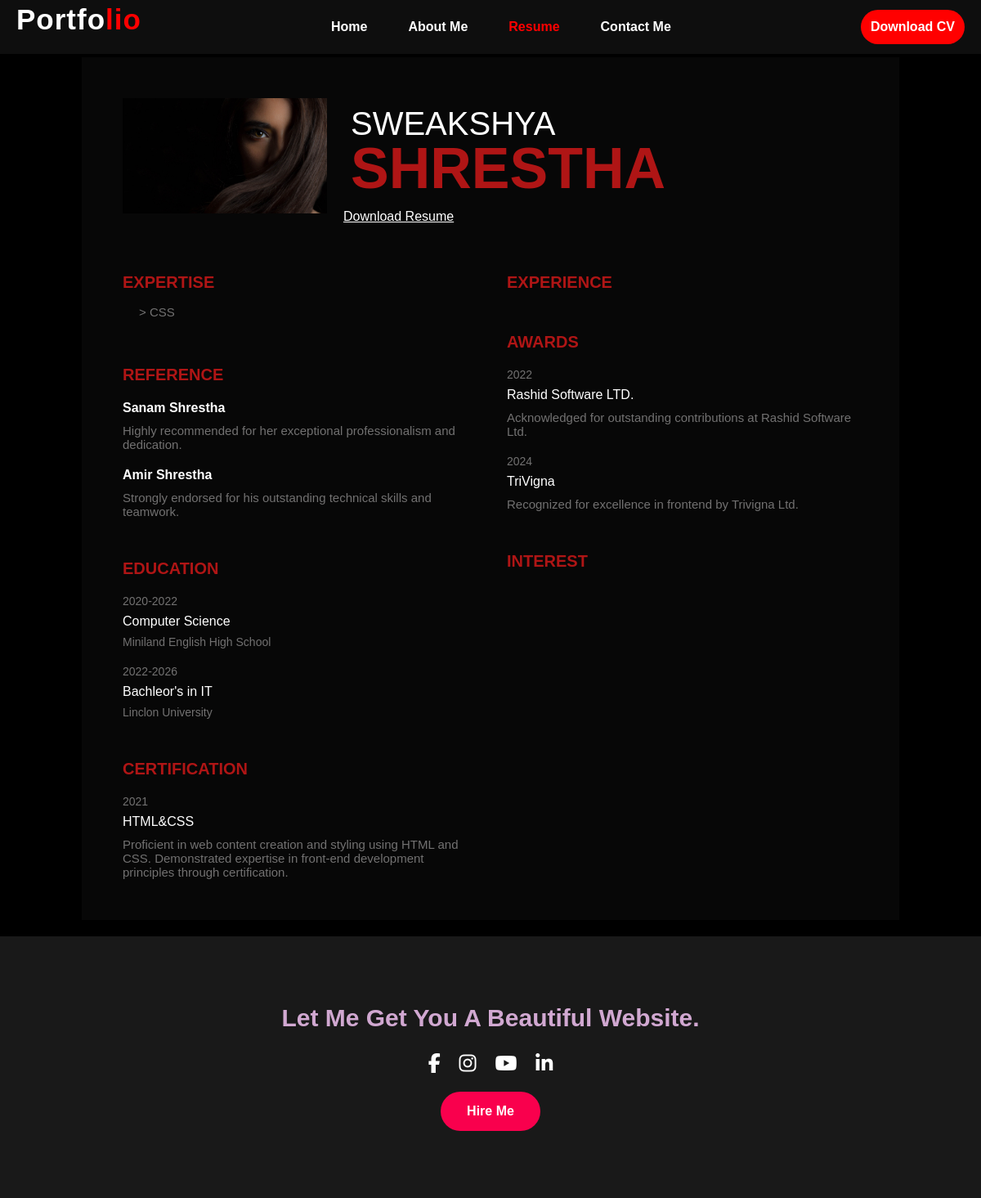
The app's page /resume, older data.
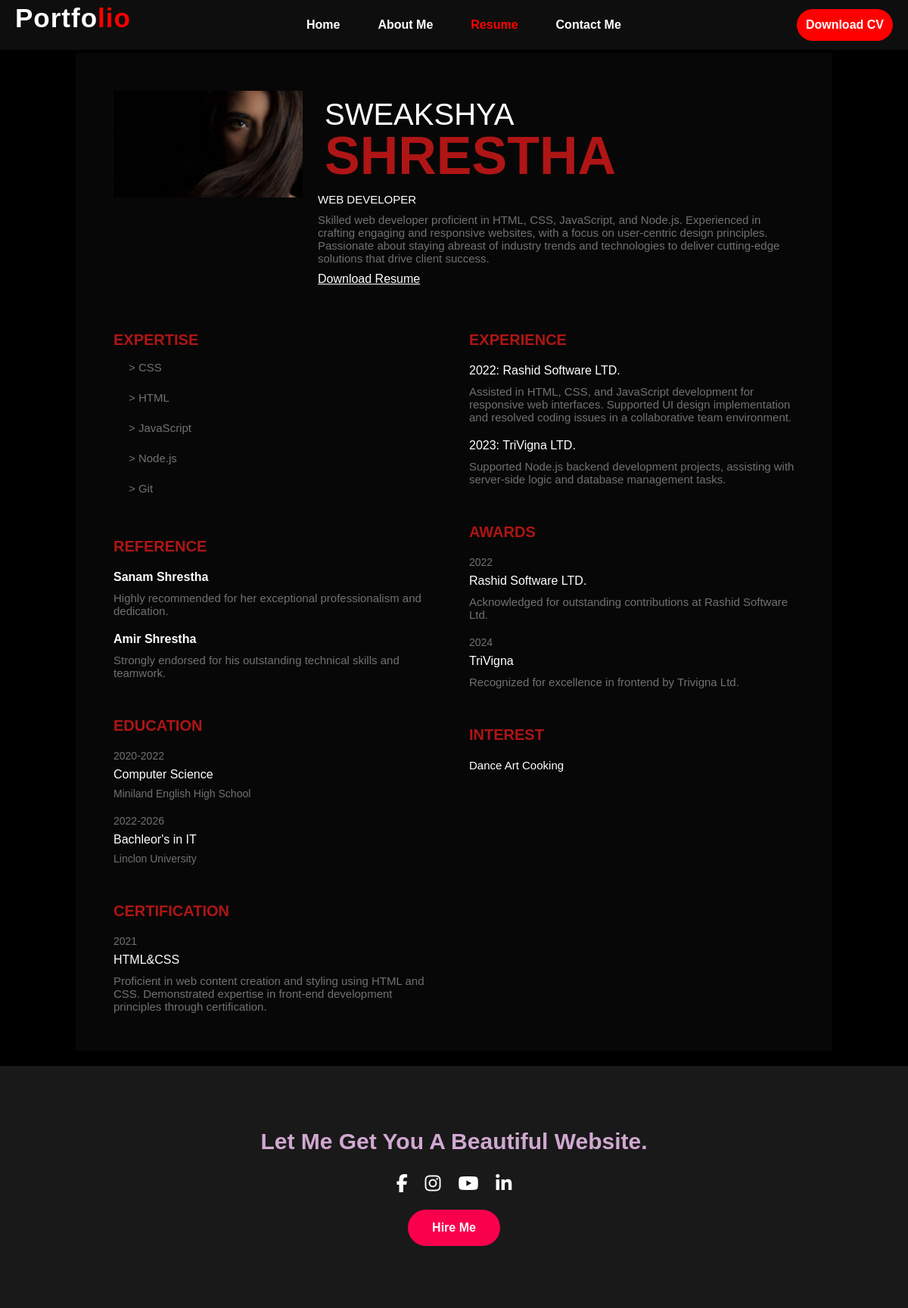
The same page, newer data.
### app.py (models this page shows, shortened)
class Skill(db.Model):
    ex_id = db.Column(db.Integer, primary_key=True)
    title = db.Column(db.String(200), nullable=False)
    desc = db.Column(db.String(500), nullable=False)

class Info(db.Model):
    id = db.Column(db.Integer, primary_key=True)
    key = db.Column(db.String(200), nullable=False)
    value = db.Column(db.String(500), nullable=False)

class Experience(db.Model):
    ex_id = db.Column(db.Integer, primary_key=True)
    title = db.Column(db.String(200), nullable=False)
    desc = db.Column(db.String(500), nullable=False)

### app.py (the view)
@app.route("/resume")
def resume():
    allEx = Experience.query.all()
    infos = Info.query.all()
    skills = Skill.query.all()
    info_dict = {}
    for info in infos:
        info_dict[info.key] = info.value
    return render_template("front/resume.html",  info_dict=info_dict, allEx = allEx, skills = skills)

### templates/front/resume.html
{% extends 'front/layouts/resumeLayout.html' %}
{% block main_content %}
<div class="container resume">
    <div class="profile">
        <div class="profile_container">
            <div class="profile_profileImg">
                <img src="girl.jpg" alt="sweakshya">
            </div>
            <div>
                <h1 class="profile_name">
                    <span class="profile_name_firstName">Sweakshya</span>
                    <span class="profile_name_lastName">Shrestha</span>
                </h1>
                <p class="profile_title">{{info_dict['post']}}</p>
                <p class="description profile_description">
                    {{info_dict['desc']}}
                </p>
                <a class="downloadBtn" href="./cv.pdf" download="Resume.pdf">Download Resume</a>
            </div>
        </div>
    </div>
    <div class="group-1">
        <div class="skills">
            <h3 class="title-common">Expertise</h3>
            {% for skill in skills %}
            <ul class="skills_list description">
                > {{ skill.title }}
            </ul>
            {% endfor %}
        </div>
        <div class="ref">
            <h3 class="title-common">Reference</h3>
            <div class="ref_item">
                <h4 class="ref_name">Sanam Shrestha</h4>
                <p class="description">Highly recommended for her exceptional professionalism and dedication.</p>
            </div>
            <div class="ref_item">
                <h4 class="ref_name">Amir Shrestha</h4>
                <p class="description">
                    Strongly endorsed for his outstanding technical skills and teamwork.</p>
            </div>
        </div>
        <div class="edu">
            <h3 class="title-common">Education</h3>
            <div class="edu_item">
                <p class="item_preTitle">2020-2022</p>
                <h4 class="item_title">Computer Science</h4>
                <p class="item_subtitle">
                    Miniland English High School
                </p>
            </div>
            <div class="edu_item">
                <p class="item_preTitle">2022-2026</p>
                <h4 class="item_title">Bachleor's in IT</h4>
                <p class="item_subtitle">
                    Linclon University
                </p>
            </div>
        </div>
        <div class="certification">
            <h3 class="title-common">certification</h3>
            <div class="certification_item">
                <p class="item_preTitle">2021</p>
                <h4 class="item_title">HTML&CSS</h4>
                <p class="description">
                    Proficient in web content creation and styling using HTML and CSS. Demonstrated expertise in front-end development principles through certification.
                </p>
            </div>
        </div>
    </div>
    <div class="group-2">
        <div class="exp">
            <h3 class="title-common">Experience</h3>
        {% for ex in allEx[:2] %}
            <div class="exp_item">
                <h4 class="item_title">{{ex.title}}</h4>
                <p class=" description">
                   {{ex.desc}}
                </p>
            </div>
            {% endfor %}
        </div>
        <div class="awards">
            <h3 class="title-common">Awards</h3>
            <div class="awards_item">
                <p class="item_preTitle">2022</p>
                <h4 class="item_title">Rashid Software LTD.</h4>
                <p class=" description"> Acknowledged for outstanding contributions at Rashid Software Ltd.
                </p>
            </div>
            <div class="awards_item">
                <p class="item_preTitle">2024</p>
                <h4 class="item_title">TriVigna</h4>
                <p class="description">
                    Recognized for excellence in frontend by Trivigna Ltd.
                </p>
            </div>
        </div>
        <div class="interest">
            <h3 class="title-common">Interest</h3>
            <div class="interest_items">
                <div class="interest_item">
                    <span class="interest">{{info_dict['interest']}}</span>
                </div>
            </div>
        </div>
    </div>
</div>
{% endblock %}

### templates/front/layouts/resumeLayout.html (shortened to what this page needs)
<!DOCTYPE html>
<html>
<head>
    <link rel="stylesheet" type=" text/css" href="{{url_for('static',filename='style.css')}}">
    <link rel="stylesheet" type=" text/css" href="{{url_for('static',filename='resume.css')}}">
    <link rel="stylesheet" href="https://cdnjs.cloudflare.com/ajax/libs/font-awesome/6.5.1/css/all.min.css"
 />
</head>
<body>
    {% include './front/partials/header.html' %}
    {% block main_content %}{% endblock %}
    {% include './front/partials/footer.html' %}
</body>
</html>

### templates/front/partials/header.html
 <header>
    <nav>
        <a href="{{ url_for('landing_page') }}"><h2 class="logo">Portfo<span>lio</span></h2></a>
        <ul style="font-size: 16px;">
            <li {% if request.path == url_for('landing_page') %}class="active"{% endif %}><a href="{{ url_for('landing_page') }}">Home</a></li>
            <li {% if request.path == url_for('about') %}class="active"{% endif %}><a href="{{ url_for('about') }}">About Me</a></li>
            <li {% if request.path == url_for('resume') %}class="active"{% endif %}><a href="{{ url_for('resume') }}">Resume</a></li>
            <li {% if request.path == url_for('contact') %}class="active"{% endif %}><a href="{{ url_for('contact') }}">Contact Me</a></li>
        </ul>
        <a href="{{ url_for('download_resume_pdf') }}" class="btn" style="font-size: 16px;" >Download CV </a>
    </nav>
</header>

### templates/front/partials/footer.html
<footer>
    <div id="contact_me" class="Contact-me">
        <p>Let Me Get You A Beautiful Website.</p>
        <ul class="social-icons">
            <li><a href="https://www.facebook.com/sweakshya.shrestha.7"><i class="fab fa-facebook-f"></i></a></li>
            <li><a href="https://www.instagram.com/shrestha.sweakshya/"><i class="fab fa-instagram"></i></a></li>
            <li><a href="https://www.youtube.com/"><i class="fab fa-youtube"></i></a></li>
            <li><a href="https://www.linkedin.com/in/sweakshya-shrestha-1a1a61244/"><i class="fab fa-linkedin-in"></i></a></li>
        </ul>
        <a class="button-two "   style="font-size: 16px; "href="#" >Hire Me</a>
    </div>
</footer>

### static/style.css (style rules this page uses)
* { padding: 0; margin: 0; font-family: sans-serif; box-sizing: border-box; }
nav { display: flex; align-items: center; justify-content: space-between; position: fixed; top: 0; z-index: 9999; background-color: #0e0e0e; width: 100%; padding: 4px 20px; }
.logo { color: white; font-size: 35px; letter-spacing: 1px; cursor: pointer; }
span { color:red; }
nav a { text-decoration: none; }
nav ul { list-style-type: none; display: flex; padding: 10px 25px; }
nav ul a { color:white; padding: 10px 25px; text-decoration: none; font-weight: bold; text-transform: capitalize; width: 150px; text-align: center; }
nav ul li.active a { color: red; }
.btn { color: white; background-color: red; text-decoration:none; border: 2px solid transparent; font-weight: bold; font-size: 18px; padding: 10px; border-radius: 30px; transition: transform .4s; }
.Contact-me { width: 100%; height: 40vh; background: #191919; display: flex; align-items: center; flex-direction: column; justify-content: center; }
.Contact-me p { color: #fcfc; font-size: 30px; font-weight: bold; margin-bottom: 25px; }
.Contact-me .button-two { background-color: #f9004d; color: white; text-decoration: none; border: 2px solid transparent; font-weight: bold; padding: 13px 30px; border-radius: 30px; transition: .4s; }
.social-icons { list-style-type: none; padding: 0 0 20px; }
.social-icons li { display: inline-block; margin: 0 10px; }
.social-icons li a { color: #ffffff; font-size: 24px; text-decoration: none; }
h1 { margin: 0.3em; font-size: 3em; }
h2 { margin-bottom:0.5em ; }

### static/resume.css (style rules this page uses)
:root { --primary-color:rgb(175, 21, 21); --text-color: #727171; }
html { font-size: 10px; }
body { font-family: Inter, sans-serif; background-color: black; color: white; }
img { width: 100%; }
.interest { color: white; }
a { text-decoration: none; color: white; }
.description { margin-top: 1rem; font-size: 1.5rem; font-weight: 400; color: var(--text-color); }
.title-common { color: var(--primary-color); font-weight: 700; font-size: 2rem; text-transform: uppercase; }
.item_preTitle { font-size: 1.4rem; color: var(--text-color); font-weight: 300; }
.item_title { font-size: 1.6rem; color: white; font-weight: 500; margin: 0.8rem 0; }
.item_subtitle { font-size: 1.4rem; color: var(--text-color); font-weight: 400; }
.container { max-width: 1000px; width: 90%; margin: 70px auto 20px; display: grid; padding: 5rem; background: #070707; grid-template-columns: 1fr 1fr; gap: 4rem; }
.profile { grid-column: 1 / -1; margin-bottom: 2rem; }
.group-1, .group-2 { display: flex; flex-direction: column; gap: 5rem; }
.profile_container { display: flex; gap: 2rem; }
.profile_profileImg { max-width: 250px; }
.profile_name_firstName { color: white; font-weight: 200; font-size: clamp(2rem, 8vw, 4rem); text-transform: uppercase; display: block; margin-bottom: -0.8rem; }
.profile_name_lastName { color: var(--primary-color); font-weight: 700; font-size: clamp(2.5rem, 15vw, 7rem); text-transform: uppercase; display: block; }
.profile_title { font-size: 1.5rem; font-weight: 400; text-transform: uppercase; }
.downloadBtn { display: block; text-decoration: underline; font-size: 1.6rem; margin-top: 1rem; }
.skills_list { margin-top: 1rem; margin-left: 2rem; line-height: 2; }
.ref_item { margin-top: 2rem; }
.ref_name { font-size: 1.6rem; font-weight: 700; }
.edu_item { margin-top: 2rem; }
.certification_item { margin-top: 2rem; }
.exp_item { margin-top: 2rem; }
.awards_item { margin-top: 2rem; }
.interest_items { margin-top: 2rem; display: flex; align-items: center; flex-wrap: wrap; gap: 2rem; }
.interest_item { font-size: 1.5rem; display: flex; flex-direction: column; align-items: center; justify-content: center; gap: 0.5rem; color: var(--text-color); }

Row changes from the older to the newer data that the page shows:
added Info: post "WEB DEVELOPER"
added Info: desc "Skilled web developer proficient in HTML, CSS, JavaScript, and Node.js. Experienced in crafting engaging and responsive websites, with a focus on user-centric design principles. Passionate about staying abreast of industry trends and technologies to deliver cutting-edge solutions that drive client success."
added Skill: title "HTML"
added Skill: title "JavaScript"
added Skill: title "Node.js"
added Skill: title "Git"
added Experience: title "2022: Rashid Software LTD.", desc "Assisted in HTML, CSS, and JavaScript development for responsive web interfaces. Supported UI design implementation and resolved coding issues in a collaborative team environment."
added Experience: title "2023: TriVigna LTD.", desc "Supported Node.js backend development projects, assisting with server-side logic and database management tasks."
added Info: interest "Dance Art Cooking"
